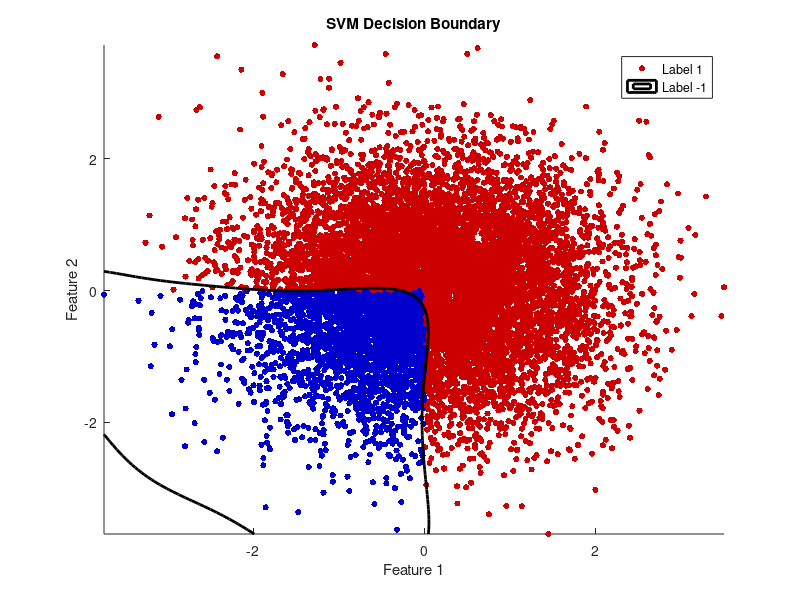

Here is the MATLAB script that generated this plot:
% Specify the correct path to the libsvm MATLAB directory
clc;clear;
addpath("E:/Ai/libsvm/libsvm-3.32/matlab");

% Load the statistics package
pkg load statistics;

% Generate random data for training and testing
rng(42);
data = randn(10000, 2); % 200 samples, 2 features
labels = ones(10000, 1);
labels(data(:, 1) < 0 & data(:, 2) < 0) = -1; % Assigning labels based on quadrant

% Split the data into training and testing sets
trainRatio = 0.8;
idx = randperm(size(data, 1));
trainData = data(idx(1:round(trainRatio * end)), :);
trainLabels = labels(idx(1:round(trainRatio * end)));

testData = data(idx(round(trainRatio * end) + 1:end), :);
testLabels = labels(idx(round(trainRatio * end) + 1:end));

% Train the SVM model using libsvm
model = svmtrain(trainLabels, trainData, '-t 2'); % '-t 0' specifies a linear kernel

% Make predictions on the test set
[predictions, accuracy, decision_values] = svmpredict(testLabels, testData, model);

% Display accuracy
fprintf('Accuracy: %.2f%%\n', accuracy(1));

% Visualize the data and decision boundary
% Create a meshgrid for visualization
[X, Y] = meshgrid(linspace(min(data(:, 1)), max(data(:, 1)), 100), ...
                   linspace(min(data(:, 2)), max(data(:, 2)), 100));
gridPoints = [X(:), Y(:)];

% Use the SVM decision function to get decision values
[~, ~, decisionValues] = svmpredict(zeros(size(gridPoints, 1), 1), gridPoints, model, '-q');

% Plot the data points
figure;
scatter(data(:, 1), data(:, 2), 20, labels, 'filled');
colormap([0 0 0.8; 0.8 0 0]); % Blue for label 1, Red for label -1
hold on;

% Plot the decision boundary
contour(X, Y, reshape(decisionValues, size(X)), [0 0], 'LineWidth', 2, 'LineColor', 'k');

title('SVM Decision Boundary');
xlabel('Feature 1');
ylabel('Feature 2');
legend('Label 1', 'Label -1', 'Decision Boundary');
hold off;

% Remove libsvm from the path to avoid conflicts with other functions
rmpath("E:/Ai/libsvm/libsvm-3.32/matlab");

